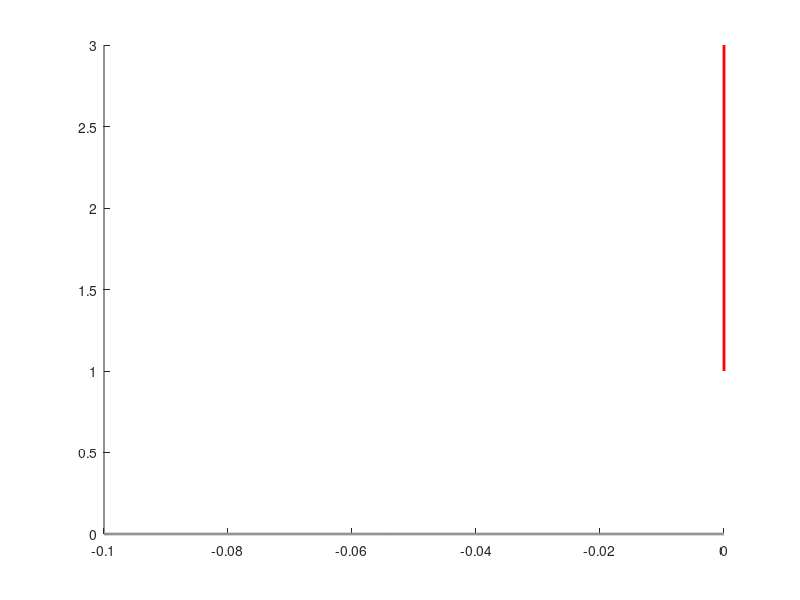

MATLAB code to generate this figure: (Note: this script raises an error after producing the figure.)
%% KEEP PLOTS

% Plot double-well parameter trajectories for fixed full-data statistics.
% Each recording uses its final/full m and chi values. The double-well
% approximation is evaluated while N is swept from NMin to NMax.

clear
clc

plotsDir = fileparts(mfilename('fullpath'));
repoRoot = fileparts(plotsDir);
addpath(repoRoot)
addpath(fullfile(repoRoot, 'Allen'))
addpath(fullfile(repoRoot, 'Hippo'))
addpath(fullfile(repoRoot, 'Stringer'))

%% Plot settings

files = [
    fullfile(repoRoot, "Allen", "Allenhldata.mat")
    fullfile(repoRoot, "Stringer", "stringerhldata.mat")
    fullfile(repoRoot, "Hippo", "hippomuchidata.mat")
];
datasetNames = ["Allen", "Stringer", "Hippocampus"];
datasetColors = ["#2676ad", "#2f682c", "#4f4cc4"];

NMin = 1e2;
NMax = 1e6;
nNValues = 50;
NValues = unique(round(logspace(log10(NMin), log10(NMax), nNValues)));

trajectoryLineWidth = 1.6;
lowNLightenAmount = 0.84;
highNDarkenAmount = 0.08;

referenceLineColor = "#939598";
hZeroPlot = -10^-6.5;
hXLim = [-0.1, hZeroPlot];
hTickExponents = -1:-1:-6;
hTickValues = [-10.^hTickExponents, hZeroPlot];
hTickLabels = arrayfun(@(x) sprintf('-10^{%d}', x), hTickExponents, ...
    'UniformOutput', false);
hTickLabels{end + 1} = '    0';
linearHXLim = [-0.1, 0];
linearHTicks = -0.1:0.02:0;

lambdaYLim = [0, 3];
lambdaTicks = 0:1:3;
criticalLineWidth = 2;
criticalPointSize = 85;

axisLabelFontSize = 32;
tickLabelFontSize = 18;
textFontName = 'Helvetica';
labelFont = ['\fontname{' textFontName '}'];

%% Plot fixed-statistic double-well trajectories

figure('Name', 'Full-statistic double-well trajectories', ...
    'Color', 'w')
hold on

plot([hZeroPlot, hZeroPlot], [1, lambdaYLim(2)], ...
    'r', ...
    'LineWidth', criticalLineWidth)
plot(linspace(hXLim(1), hZeroPlot, 500), ...
    zeros(1, 500), ...
    'Color', referenceLineColor, ...
    'LineWidth', 2)

for datasetIdx = 1:length(files)
    [Data] = loadDataFile(files(datasetIdx));
    [~, mus, chis] = summarizeData(Data);

    fullMus = lastofarray(mus);
    fullChis = lastofarray(chis);

    fullMus = fullMus(:).';
    fullChis = fullChis(:).';

    validTargets = isfinite(fullMus) ...
        & isfinite(fullChis) ...
        & fullMus < 0 ...
        & abs(fullMus) < 1 ...
        & fullChis > 0;

    baseColor = hex2rgb(datasetColors(datasetIdx));
    lowNColor = lightenColor(baseColor, lowNLightenAmount);
    highNColor = darkenColor(baseColor, highNDarkenAmount);

    fprintf('Double-well trajectories: plotting %d full %s recordings.\n', ...
        nnz(validTargets), char(datasetNames(datasetIdx)))

    for popIdx = find(validTargets)
        mTarget = fullMus(popIdx);
        chiTarget = fullChis(popIdx);

        u0 = sqrt(chiTarget ./ NValues + mTarget.^2);
        hTheory = nan(size(NValues));
        lambdaTheory = nan(size(NValues));

        goodTheory = isfinite(u0) ...
            & u0 > 0 ...
            & u0 < 1 ...
            & abs(mTarget ./ u0) < 1;

        lambdaTheory(goodTheory) = atanh(u0(goodTheory)) ./ u0(goodTheory);
        hTheory(goodTheory) = atanh(mTarget ./ u0(goodTheory)) ...
            ./ (NValues(goodTheory) .* u0(goodTheory));

        goodPlot = isfinite(hTheory) ...
            & isfinite(lambdaTheory) ...
            & hTheory < 0 ...
            & lambdaTheory > 0;

        for nIdx = 1:length(NValues) - 1
            if goodPlot(nIdx) && goodPlot(nIdx + 1)
                colorWeight = (log10(mean(NValues(nIdx:nIdx + 1))) - log10(NMin)) ...
                    / (log10(NMax) - log10(NMin));
                colorWeight = max(0, min(1, colorWeight));
                currentColor = (1 - colorWeight) * lowNColor ...
                    + colorWeight * highNColor;

                plot(hTheory(nIdx:nIdx + 1), ...
                    lambdaTheory(nIdx:nIdx + 1), ...
                    'Color', currentColor, ...
                    'LineWidth', trajectoryLineWidth)
            end
        end
    end
end

scatter(hZeroPlot, 1, criticalPointSize, ...
    'Marker', 'o', ...
    'MarkerFaceColor', 'r', ...
    'MarkerEdgeColor', 'r')

axis square
xscale log
xlim(hXLim)
ylim(lambdaYLim)
xticks(hTickValues)
xticklabels(hTickLabels)
xtickangle(0)
yticks(lambdaTicks)
yticklabels(arrayfun(@num2str, lambdaTicks, 'UniformOutput', false))

xlabel([labelFont 'External field {\ith}'], ...
    'Interpreter', 'tex', ...
    'FontSize', axisLabelFontSize)
ylabel([labelFont 'Interaction strength \lambda'], ...
    'Interpreter', 'tex', ...
    'FontSize', axisLabelFontSize)


set(gca, 'TickDir', 'both')
ax = gca;
ax.FontName = textFontName;
ax.FontSize = tickLabelFontSize;
ax.TickLabelInterpreter = 'tex';
box on
set(gcf, 'Renderer', 'painters')

%% Plot fixed-statistic double-well trajectories with a linear h axis

figure('Name', 'Full-statistic double-well trajectories linear h axis', ...
    'Color', 'w')
hold on

plot([0, 0], [1, lambdaYLim(2)], ...
    'r', ...
    'LineWidth', criticalLineWidth)
plot(linspace(linearHXLim(1), linearHXLim(2), 500), ...
    zeros(1, 500), ...
    'Color', referenceLineColor, ...
    'LineWidth', 2)

for datasetIdx = 1:length(files)
    [Data] = loadDataFile(files(datasetIdx));
    [~, mus, chis] = summarizeData(Data);

    fullMus = lastofarray(mus);
    fullChis = lastofarray(chis);

    fullMus = fullMus(:).';
    fullChis = fullChis(:).';

    validTargets = isfinite(fullMus) ...
        & isfinite(fullChis) ...
        & fullMus < 0 ...
        & abs(fullMus) < 1 ...
        & fullChis > 0;

    baseColor = hex2rgb(datasetColors(datasetIdx));
    lowNColor = lightenColor(baseColor, lowNLightenAmount);
    highNColor = darkenColor(baseColor, highNDarkenAmount);

    fprintf('Double-well linear trajectories: plotting %d full %s recordings.\n', ...
        nnz(validTargets), char(datasetNames(datasetIdx)))

    for popIdx = find(validTargets)
        mTarget = fullMus(popIdx);
        chiTarget = fullChis(popIdx);

        u0 = sqrt(chiTarget ./ NValues + mTarget.^2);
        hTheory = nan(size(NValues));
        lambdaTheory = nan(size(NValues));

        goodTheory = isfinite(u0) ...
            & u0 > 0 ...
            & u0 < 1 ...
            & abs(mTarget ./ u0) < 1;

        lambdaTheory(goodTheory) = atanh(u0(goodTheory)) ./ u0(goodTheory);
        hTheory(goodTheory) = atanh(mTarget ./ u0(goodTheory)) ...
            ./ (NValues(goodTheory) .* u0(goodTheory));

        goodPlot = isfinite(hTheory) ...
            & isfinite(lambdaTheory) ...
            & hTheory < 0 ...
            & lambdaTheory > 0;

        for nIdx = 1:length(NValues) - 1
            if goodPlot(nIdx) && goodPlot(nIdx + 1)
                colorWeight = (log10(mean(NValues(nIdx:nIdx + 1))) - log10(NMin)) ...
                    / (log10(NMax) - log10(NMin));
                colorWeight = max(0, min(1, colorWeight));
                currentColor = (1 - colorWeight) * lowNColor ...
                    + colorWeight * highNColor;

                plot(hTheory(nIdx:nIdx + 1), ...
                    lambdaTheory(nIdx:nIdx + 1), ...
                    'Color', currentColor, ...
                    'LineWidth', trajectoryLineWidth)
            end
        end
    end
end

scatter(0, 1, criticalPointSize, ...
    'Marker', 'o', ...
    'MarkerFaceColor', 'r', ...
    'MarkerEdgeColor', 'r')

axis square
xlim(linearHXLim)
ylim(lambdaYLim)
xticks(linearHTicks)
yticks(lambdaTicks)
yticklabels(arrayfun(@num2str, lambdaTicks, 'UniformOutput', false))

xlabel([labelFont 'External field {\ith}'], ...
    'Interpreter', 'tex', ...
    'FontSize', axisLabelFontSize)
ylabel([labelFont 'Interaction strength \lambda'], ...
    'Interpreter', 'tex', ...
    'FontSize', axisLabelFontSize)

set(gca, 'TickDir', 'both')
ax = gca;
ax.FontName = textFontName;
ax.FontSize = tickLabelFontSize;
ax.TickLabelInterpreter = 'tex';
box on
set(gcf, 'Renderer', 'painters')

%% Helper functions

function [Data] = loadDataFile(fileName)
    obj = load(char(fileName));
    Data = obj.Data;
    Data(Data == 0) = nan;
end

function [Nss, mus, chis] = summarizeData(Data)
    Nss = squeeze(mean(squeeze(Data(3, :, :, :)), 1, 'omitnan'));
    mus = squeeze(mean(squeeze(Data(1, :, :, :)), 1, 'omitnan'));
    chis = squeeze(mean(squeeze(Data(2, :, :, :)), 1, 'omitnan'));
end

function rgb = hex2rgb(hex)
    hex = char(erase(string(hex), "#"));
    rgb = sscanf(hex, '%2x%2x%2x', [1 3]) / 255;
end

function cOut = lightenColor(cIn, amt)
    cOut = cIn + (1 - cIn) * amt;
end

function cOut = darkenColor(cIn, amt)
    cOut = cIn * (1 - amt);
end

function out = lastofarray(A)
    if size(A, 1) == 1
        A = A.';
    end

    A(:, isnan(A(1, :))) = [];
    valid = ~isnan(A);
    indices = arrayfun(@(x) find(valid(:, x), 1, 'last'), 1:size(A, 2));
    out = arrayfun(@(x, y) A(x, y), indices, 1:size(A, 2));
end
